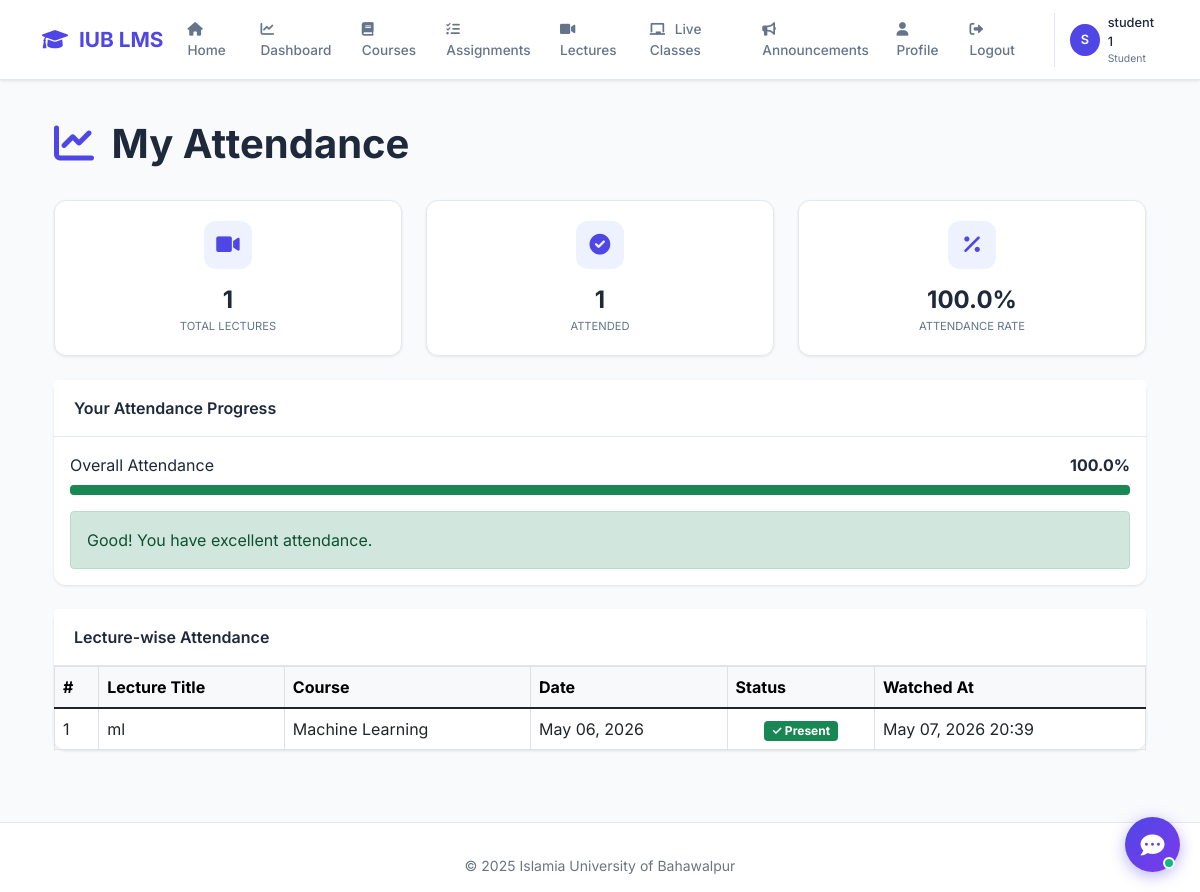
The app's page /my-attendance/ (signed in) with its own data.
### accounts/models.py (models this page shows, shortened)
class CustomUser(AbstractUser):
    ROLE_CHOICES = (
        ('admin', 'Admin'),
        ('teacher', 'Teacher'),
        ('student', 'Student'),
    )
    role = models.CharField(max_length=10, choices=ROLE_CHOICES, default='student')
    phone = models.CharField(max_length=15, blank=True)
    profile_pic = models.ImageField(upload_to='profile_pics/', blank=True, null=True)
    bio = models.TextField(max_length=500, blank=True)

### courses/models.py (models this page shows, shortened)
class Lecture(models.Model):
    course = models.ForeignKey(Course, on_delete=models.CASCADE, related_name='lectures')
    title = models.CharField(max_length=200)
    description = models.TextField(blank=True)
    video_url = models.URLField(help_text="YouTube or Vimeo video URL")
    duration = models.CharField(max_length=20, blank=True, help_text="e.g., 45:30")
    order = models.IntegerField(default=0)
    is_published = models.BooleanField(default=True)
    created_by = models.ForeignKey(settings.AUTH_USER_MODEL, on_delete=models.CASCADE)
    created_at = models.DateTimeField(auto_now_add=True)
    updated_at = models.DateTimeField(auto_now=True)
    class Meta:
        ordering = ['order', 'created_at']

class Course(models.Model):
    course_id = models.CharField(max_length=20, unique=True)
    course_code = models.CharField(max_length=10)
    title = models.CharField(max_length=200)
    description = models.TextField()
    teacher = models.ForeignKey(settings.AUTH_USER_MODEL, on_delete=models.SET_NULL, null=True, limit_choices_to={'role': 'teacher'})
    students = models.ManyToManyField(settings.AUTH_USER_MODEL, related_name='enrolled_courses', blank=True, limit_choices_to={'role': 'student'})
    created_at = models.DateTimeField(auto_now_add=True)
    updated_at = models.DateTimeField(auto_now=True)
    is_active = models.BooleanField(default=True)

class LectureAttendance(models.Model):
    student = models.ForeignKey(settings.AUTH_USER_MODEL, on_delete=models.CASCADE, related_name='lecture_attendances', limit_choices_to={'role': 'student'})
    lecture = models.ForeignKey(Lecture, on_delete=models.CASCADE, related_name='attendances')
    watched_at = models.DateTimeField(auto_now_add=True)
    class Meta:
        unique_together = ['student', 'lecture']

### core/views.py (the view)
# urls.py: path('my-attendance/', views.my_attendance, name='my_attendance'),
@login_required
def my_attendance(request):
    if request.user.role != 'student':
        messages.error(request, 'Only students can access this page!')
        return redirect('dashboard')
    enrolled_courses = request.user.enrolled_courses.all()
    lectures = Lecture.objects.filter(course__in=enrolled_courses, is_published=True)
    attendance_data = []
    for lecture in lectures:
        attendance = LectureAttendance.objects.filter(student=request.user, lecture=lecture).first()
        attendance_data.append({
            'lecture': lecture,
            'attended': attendance is not None,
            'watched_at': attendance.watched_at if attendance else None,
        })
    total_lectures = lectures.count()
    attended_count = sum(1 for a in attendance_data if a['attended'])
    percentage = round((attended_count / total_lectures) * 100, 1) if total_lectures > 0 else 0
    context = {
        'attendance_data': attendance_data,
        'total_lectures': total_lectures,
        'attended_count': attended_count,
        'percentage': percentage,
    }
    return render(request, 'courses/my_attendance.html', context)

### templates/courses/my_attendance.html (shortened to what this page needs)
{% extends 'base.html' %}
{% load static %}
{% block content %}
<div class="container py-4">
    <div class="d-flex justify-content-between align-items-center mb-4">
        <h1 class="fw-bold"><i class="fas fa-chart-line me-2" style="color: #4f46e5;"></i> My Attendance</h1>
    </div>
    <div class="row g-4 mb-4">
        <div class="col-md-4">
            <div class="stat-card text-center">
                <div class="stat-icon"><i class="fas fa-video"></i></div>
                <div class="stat-number">{{ total_lectures }}</div>
                <div class="stat-label">Total Lectures</div>
            </div>
        </div>
        <div class="col-md-4">
            <div class="stat-card text-center">
                <div class="stat-icon"><i class="fas fa-check-circle"></i></div>
                <div class="stat-number">{{ attended_count }}</div>
                <div class="stat-label">Attended</div>
            </div>
        </div>
        <div class="col-md-4">
            <div class="stat-card text-center">
                <div class="stat-icon"><i class="fas fa-percent"></i></div>
                <div class="stat-number">{{ percentage }}%</div>
                <div class="stat-label">Attendance Rate</div>
            </div>
        </div>
    </div>
    <div class="card mb-4">
        <div class="card-header">Your Attendance Progress</div>
        <div class="card-body">
            <div class="d-flex justify-content-between mb-2">
                <span>Overall Attendance</span>
                <span class="fw-bold">{{ percentage }}%</span>
            </div>
            <div class="progress" style="height: 10px;">
                <div class="progress-bar {% if percentage >= 75 %}bg-success{% elif percentage >= 50 %}bg-warning{% else %}bg-danger{% endif %}"
                     style="width: {{ percentage }}%"></div>
            </div>
            {% if percentage >= 75 %}
                <div class="alert alert-success mt-3 mb-0">Good! You have excellent attendance.</div>
            {% elif percentage >= 50 %}
                <div class="alert alert-warning mt-3 mb-0">Average attendance. Try to improve.</div>
            {% else %}
                <div class="alert alert-danger mt-3 mb-0">Poor attendance! Please attend more lectures.</div>
            {% endif %}
        </div>
    </div>
    <div class="card">
        <div class="card-header">Lecture-wise Attendance</div>
        <div class="card-body p-0">
            <div class="table-responsive">
                <table class="table table-bordered mb-0">
                    <thead class="table-light">
                        <tr>
                            <th>#</th>
                            <th>Lecture Title</th>
                            <th>Course</th>
                            <th>Date</th>
                            <th>Status</th>
                            <th>Watched At</th>
                        </tr>
                    </thead>
                    <tbody>
                        {% for data in attendance_data %}
                        <tr>
                            <td>{{ forloop.counter }}</td>
                            <td>{{ data.lecture.title }}</td>
                            <td>{{ data.lecture.course.title }}</td>
                            <td>{{ data.lecture.created_at|date:"M d, Y" }} </td>
                            <td class="text-center">
                                {% if data.attended %}
                                    <span class="badge bg-success">✓ Present</span>
                                {% else %}
                                    <span class="badge bg-danger">✗ Absent</span>
                                {% endif %}
                             </td>
                            <td>
                                {% if data.watched_at %}
                                    {{ data.watched_at|date:"M d, Y H:i" }}
                                {% else %}
                                    -
                                {% endif %}
                             </td>
                         </tr>
                        {% empty %}
                         <tr>
                            <td colspan="6" class="text-center py-4">No lectures found</td>
                         </tr>
                        {% endfor %}
                    </tbody>
                </table>
            </div>
        </div>
    </div>
</div>
{% endblock %}

### templates/base.html (shortened to what this page needs)
<!DOCTYPE html>
<html lang="en">
<head>
    <link href="https://cdn.jsdelivr.net/npm/bootstrap@5.1.3/dist/css/bootstrap.min.css" rel="stylesheet">
    <link rel="stylesheet" href="https://cdnjs.cloudflare.com/ajax/libs/font-awesome/6.0.0/css/all.min.css">
</head>
<body>
    {% if user.is_authenticated %}
    <nav class="navbar navbar-expand-lg">
        <div class="container">
            <a class="navbar-brand" href="{% url 'dashboard' %}">
                <i class="fas fa-graduation-cap"></i> IUB LMS
            </a>
            <div class="collapse navbar-collapse" id="navbarNav">
                <ul class="navbar-nav ms-auto">
                    <li class="nav-item"><a class="nav-link" href="{% url 'home' %}"><i class="fas fa-home"></i> Home</a></li>
                    <li class="nav-item"><a class="nav-link" href="{% url 'dashboard' %}"><i class="fas fa-chart-line"></i> Dashboard</a></li>
                    <li class="nav-item"><a class="nav-link" href="{% url 'course_list' %}"><i class="fas fa-book"></i> Courses</a></li>
                    <li class="nav-item"><a class="nav-link" href="{% url 'assignment_list' %}"><i class="fas fa-tasks"></i> Assignments</a></li>
                    <li class="nav-item"><a class="nav-link" href="{% url 'lecture_list_all' %}"><i class="fas fa-video"></i> Lectures</a></li>
                    <li class="nav-item"><a class="nav-link" href="{% url 'live_class_list_all' %}"><i class="fas fa-chalkboard"></i> Live Classes</a></li>
                    <li class="nav-item"><a class="nav-link" href="{% url 'announcements' %}"><i class="fas fa-bullhorn"></i> Announcements</a></li>
                    <li class="nav-item"><a class="nav-link" href="{% url 'profile' %}"><i class="fas fa-user"></i> Profile</a></li>
                    <li class="nav-item"><a class="nav-link" href="{% url 'logout' %}"><i class="fas fa-sign-out-alt"></i> Logout</a></li>
                </ul>
                <div class="user-menu">
                    <div class="user-avatar">{{ user.username|first|upper }}</div>
                    <div>
                        <div class="user-name">{{ user.get_full_name|default:user.username }}</div>
                        <div class="user-role">{{ user.get_role_display }}</div>
                    </div>
                </div>
            </div>
        </div>
    </nav>
    {% endif %}
    <main class="container fade-in mt-3">
        {% block content %}
        {% endblock %}
    </main>
    <footer class="footer">
        <div class="container text-center">
            <p class="small text-muted mb-0">&copy; 2025 Islamia University of Bahawalpur</p>
        </div>
    </footer>
</body>
</html>

### templates/base.html (style rules this page uses)
:root { --primary: #4f46e5; --bg-light: #f8fafc; --text-dark: #1e293b; --text-muted: #64748b; --border: #e2e8f0; --shadow: 0 1px 3px rgba(0,0,0,0.1); }
* { margin: 0; padding: 0; box-sizing: border-box; }
body { font-family: 'Inter', sans-serif; background: var(--bg-light); color: var(--text-dark); }
.navbar { background: white; padding: 0.7rem 0; box-shadow: var(--shadow); border-bottom: 1px solid var(--border); }
.navbar-brand { font-size: 1.3rem; font-weight: 700; color: var(--primary) !important; }
.navbar-brand i { margin-right: 6px; }
.nav-link { color: var(--text-muted); font-weight: 500; font-size: 0.85rem; padding: 0.5rem 1rem; }
.nav-link i { margin-right: 6px; }
.user-menu { display: flex; align-items: center; gap: 8px; margin-left: 15px; padding-left: 15px; border-left: 1px solid var(--border); }
.user-avatar { width: 32px; height: 32px; background: var(--primary); border-radius: 50%; display: flex; align-items: center; justify-content: center; color: white; font-weight: 600; font-size: 0.8rem; }
.user-name { font-size: 0.8rem; font-weight: 500; color: var(--text-dark); }
.user-role { font-size: 0.65rem; color: var(--text-muted); }
.card { border: none; border-radius: 12px; box-shadow: var(--shadow); background: white; }
.card-header { background: white; border-bottom: 1px solid var(--border); padding: 1rem 1.25rem; font-weight: 600; }
.stat-card { background: white; border-radius: 12px; padding: 1.25rem; text-align: center; box-shadow: var(--shadow); transition: all 0.2s; }
.stat-icon { width: 48px; height: 48px; background: #eef2ff; border-radius: 12px; display: flex; align-items: center; justify-content: center; margin: 0 auto 0.8rem auto; }
.stat-icon i { font-size: 1.3rem; color: var(--primary); }
.stat-number { font-size: 1.5rem; font-weight: 700; color: var(--text-dark); }
.stat-label { font-size: 0.7rem; color: var(--text-muted); }
.footer { background: white; border-top: 1px solid var(--border); padding: 2rem 0 1rem; margin-top: 3rem; }
.fade-in { animation: fadeIn 0.3s ease-out; }

### templates/courses/my_attendance.html (style rules this page uses)
.stat-card { background: white; border-radius: 12px; padding: 1.25rem; text-align: center; box-shadow: 0 1px 3px rgba(0,0,0,0.08); border: 1px solid #e2e8f0; }
.stat-icon { width: 48px; height: 48px; background: #eef2ff; border-radius: 12px; display: flex; align-items: center; justify-content: center; margin: 0 auto 0.8rem auto; }
.stat-icon i { font-size: 1.3rem; color: #4f46e5; }
.stat-number { font-size: 1.5rem; font-weight: 700; color: #1e293b; }
.stat-label { font-size: 0.7rem; color: #64748b; text-transform: uppercase; }
.progress-bar { transition: width 0.5s ease; }

### records on screen
CustomUser: username|first "S", get_full_name "student 1", role "Student"
Lecture: lecture "ml", lecture.course "Machine Learning", lecture.created_at "May 06, 2026", watched_at "May 07, 2026 20:39"

### other values on screen
{{ total_lectures }} "1"
{{ attended_count }} "1"
{{ percentage }} "100.0"
